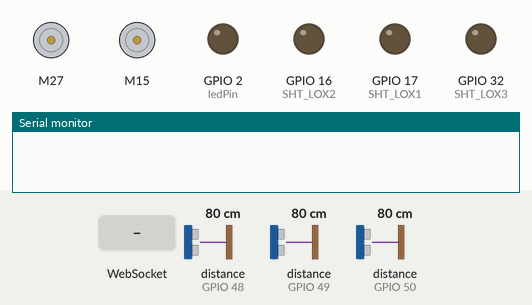
A sketch run on a simulated ESP32. On the bench: 2 × DC motor (green arrow = forward, orange = backward, longer = faster), output pins drawn as LEDs (lit = HIGH), the last lines printed to the serial monitor. The test bench sets the inputs (shaded band); at power-on: distance to the obstacle (sensors on GPIO 48, GPIO 49, GPIO 50) 80 cm. WiFi joins after 1.5 s; servers stay silent unless stated.

Above: at 0.01 s.
At 3.2 s:
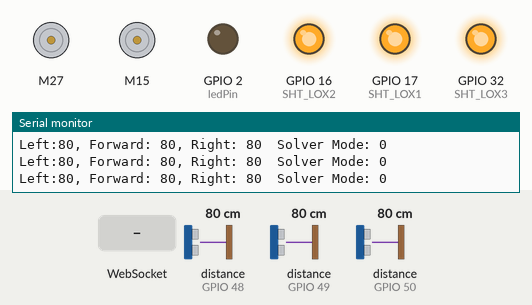
3.3 s: WebSocket text "1" received
Timing chart, 0 to 6.3 s (numbered marks = the images above; inputs shaded):
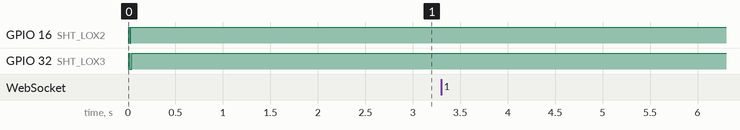

The sketch:

esp-mazeSolver.ino
```cpp
// Import required libraries
#include <Arduino.h>
#include <WiFi.h>
#include <AsyncTCP.h>
#include <ESPAsyncWebServer.h>
#include <AsyncElegantOTA.h>
#include <TB6612FNG.h>
#include "Adafruit_VL53L0X.h"

//tuning variables
int refreshRate = 20;
int motorDelayRate = 500;
int turnDuration = 500;
unsigned long sensorTimer;
unsigned long solverTimer;
boolean solveMaze = false;
int distanceToObstacle = 20;
int frontDistanceToObstacle = 15;
float motorPWM = 0.85;

// Network credentials
const char *ssid = "Vinci's Workshop";
const char *password = "asdfzxcv";

bool ledState = 0;
#define ledPin 2

#define stby 25
//pin definitions: motor Left
#define motorL1 27
#define motorL2 14
#define motorLPwm 13

#define motorR1 15
#define motorR2 33
#define motorRPwm 26

//pin definitions: sensor
#define LOX1_ADDRESS 0x30
#define LOX2_ADDRESS 0x31
#define LOX3_ADDRESS 0x32

#define SHT_LOX1 17
#define SHT_LOX2 16
#define SHT_LOX3 32

//init motors object

Tb6612fng motors(25, 27, 14, 13, 15, 33, 26);

unsigned long currentMillis = 0;
int sensorL = 0;
int sensorF = 0;
int sensorR = 0;

//init sensor object & measurements
Adafruit_VL53L0X lox1 = Adafruit_VL53L0X();
Adafruit_VL53L0X lox2 = Adafruit_VL53L0X();
Adafruit_VL53L0X lox3 = Adafruit_VL53L0X();

VL53L0X_RangingMeasurementData_t measure1;
VL53L0X_RangingMeasurementData_t measure2;
VL53L0X_RangingMeasurementData_t measure3;

String globalSensorData = "";

// Create AsyncWebServer object on port 80
AsyncWebServer server(80);
AsyncWebSocket ws("/ws");

const char index_html[] PROGMEM = R"rawliteral(
<!DOCTYPE html>
<html>
  <head>
    <title>ESP Web Server</title>
    <meta name="viewport" content="width=device-width, initial-scale=1" />
    <link rel="icon" href="data:," />
    <style>
      html {
        font-family: Arial, Helvetica, sans-serif;
        text-align: center;
      }
      h1 {
        font-size: 1.8rem;
        color: white;
      }
      h2 {
        font-size: 1.5rem;
        font-weight: bold;
        color: #143642;
      }
      .topnav {
        overflow: hidden;
        background-color: #143642;
      }
      body {
        margin: 0;
      }
      .content {
        padding: 30px;
        max-width: 600px;
        margin: 0 auto;
      }
      .card {
        background-color: #f8f7f9;
        box-shadow: 2px 2px 12px 1px rgba(140, 140, 140, 0.5);
        padding-top: 10px;
        padding-bottom: 20px;
      }
      .button {
        padding: 15px 50px;
        font-size: 24px;
        text-align: center;
        outline: none;
        color: #fff;
        background-color: #0f8b8d;
        border: none;
        border-radius: 5px;
        -webkit-touch-callout: none;
        -webkit-user-select: none;
        -khtml-user-select: none;
        -moz-user-select: none;
        -ms-user-select: none;
        user-select: none;
        -webkit-tap-highlight-color: rgba(0, 0, 0, 0);
      }
      /*.button:hover {background-color: #0f8b8d}*/
      .button:active {
        background-color: #0f8b8d;
        box-shadow: 2 2px #cdcdcd;
        transform: translateY(2px);
      }
      .state {
        font-size: 1.5rem;
        color: #8c8c8c;
        font-weight: bold;
      }
      .column {
        float: left;
        width: 33.33%;
      }

      /* Clear floats after the columns */
      .row:after {
        content: "";
        display: table;
        clear: both;
      }
    </style>
    <title>ESP Maze Solver</title>
    <meta name="viewport" content="width=device-width, initial-scale=1" />
    <link rel="icon" href="data:," />
  </head>
  <body>
    <div class="topnav">
      <h1>ESP Maze Solver</h1>
    </div>
    <div class="content">
      <div class="card">
        <h2>Sensor Output</h2>
        <p class="state"><span id="state">%STATE%</span></p>
        <div class="row">
          <div class="column">
            <p><button id="left" class="button">Left</button></p>
          </div>
          <div class="column">
            <p><button id="forward" class="button">Forward</button></p>
            <div class="column">
              <p><button id="reverse" class="button">Reverse</button></p>
            </div>
          </div>
          <div class="column">
            <p><button id="right" class="button">Right</button></p>
          </div>
        </div>
      </div>
      <div class="card">
        <p><button id="solve" class="button">Solve Maze</button></p>
      </div>
    </div>
    <script>
      var gateway = `ws://${window.location.hostname}/ws`;
      var websocket;
      window.addEventListener("load", onLoad);
      function initWebSocket() {
        console.log("Trying to open a WebSocket connection...");
        websocket = new WebSocket(gateway);
        websocket.onopen = onOpen;
        websocket.onclose = onClose;
        websocket.onmessage = onMessage; // <-- add this line
      }
      function onOpen(event) {
        console.log("Connection opened");
      }
      function onClose(event) {
        console.log("Connection closed");
        setTimeout(initWebSocket, 2000);
      }
      function onMessage(event) {
        document.getElementById("state").innerHTML = JSON.stringify(event.data);
      }
      function onLoad(event) {
        initWebSocket();
        initAutoFetch();
        initButton();
      }

      function forward() {
        websocket.send("forward");
      }
      function reverse() {
        websocket.send("reverse");
      }
      function left() {
        websocket.send("left");
      }
      function right() {
        websocket.send("right");
      }
      function solve() {
        websocket.send("solve");
      }
      function initButton() {
        document.getElementById("forward").addEventListener("click", forward);
        document.getElementById("reverse").addEventListener("click", reverse);
        document.getElementById("left").addEventListener("click", left);
        document.getElementById("right").addEventListener("click", right);
        document.getElementById("solve").addEventListener("click", solve);
      }

      function initAutoFetch() {
        setInterval(function () {
          websocket.send("toggle");
        }, 500);
      }
    </script>
  </body>
</html>
)rawliteral";

void notifyClients() {
  ws.textAll(String(ledState));
}

void sendTextToWs() {
  ws.textAll(globalSensorData);
}

void setID() {
  // all reset
  digitalWrite(SHT_LOX1, LOW);
  digitalWrite(SHT_LOX2, LOW);
  digitalWrite(SHT_LOX3, LOW);
  delay(10);
  // all unreset
  digitalWrite(SHT_LOX1, HIGH);
  digitalWrite(SHT_LOX2, HIGH);
  digitalWrite(SHT_LOX3, HIGH);
  delay(10);

  // activating LOX1 and resetting LOX2 & LOX3
  digitalWrite(SHT_LOX1, HIGH);
  digitalWrite(SHT_LOX2, LOW);
  digitalWrite(SHT_LOX3, LOW);

  // initing LOX1
  if (!lox1.begin(LOX1_ADDRESS)) {
    Serial.println(F("Failed to boot first VL53L0X"));
    while (1)
      ;
  }
  delay(10);

  // activating LOX2 and resetting LOX3
  digitalWrite(SHT_LOX2, HIGH);
  digitalWrite(SHT_LOX3, LOW);
  delay(10);

  //initing LOX2
  if (!lox2.begin(LOX2_ADDRESS)) {
    Serial.println(F("Failed to boot second VL53L0X"));
    while (1)
      ;
  }

  // activating LOX3
  digitalWrite(SHT_LOX3, HIGH);
  delay(10);

  //initing LOX3
  if (!lox3.begin(LOX3_ADDRESS)) {
    Serial.println(F("Failed to boot second VL53L0X"));
    while (1)
      ;
  }
}

void forward() {
  Serial.println("forward");
  //motors.drive(-motorPWM, motorDelayRate);
  motors.drive(-motorPWM);
}
void reverse() {
  Serial.println("reverse");
  //motors.drive(motorPWM, motorDelayRate);
  motors.drive(motorPWM);
}
void left() {
  Serial.println("left");
  //motors.drive(motorPWM, -motorPWM, turnDuration);
  motors.drive(motorPWM, -motorPWM);
}
void right() {
  Serial.println("right");
  //motors.drive(-motorPWM, motorPWM, turnDuration);
  motors.drive(-motorPWM, motorPWM);

}

void solve() {
  solveMaze = !solveMaze;
}

void handleWebSocketMessage(void *arg, uint8_t *data, size_t len) {
  AwsFrameInfo *info = (AwsFrameInfo *)arg;
  if (info->final && info->index == 0 && info->len == len && info->opcode == WS_TEXT) {
    data[len] = 0;
    if (strcmp((char *)data, "forward") == 0) {
      forward();
    } else if (strcmp((char *)data, "reverse") == 0) {
      reverse();
    } else if (strcmp((char *)data, "left") == 0) {
      left();
    } else if (strcmp((char *)data, "right") == 0) {
      right();
    } else if (strcmp((char *)data, "solve") == 0) {
      solve();
    }

    sendTextToWs();
    // }
  }
}

void onEvent(AsyncWebSocket *server, AsyncWebSocketClient *client, AwsEventType type,
             void *arg, uint8_t *data, size_t len) {
  switch (type) {
    case WS_EVT_CONNECT:
      Serial.printf("WebSocket client #%u connected from %s\n", client->id(), client->remoteIP().toString().c_str());
      break;
    case WS_EVT_DISCONNECT:
      Serial.printf("WebSocket client #%u disconnected\n", client->id());
      break;
    case WS_EVT_DATA:
      handleWebSocketMessage(arg, data, len);
      break;
    case WS_EVT_PONG:
    case WS_EVT_ERROR:
      break;
  }
}

void initWebSocket() {
  ws.onEvent(onEvent);
  server.addHandler(&ws);
}

void setup() {
  // Serial port for debugging purposes
  Serial.begin(115200);
  while (!Serial) { delay(1); }
  pinMode(ledPin, OUTPUT);
  digitalWrite(ledPin, LOW);
  pinMode(SHT_LOX1, OUTPUT);
  pinMode(SHT_LOX2, OUTPUT);
  pinMode(SHT_LOX3, OUTPUT);

  digitalWrite(SHT_LOX1, LOW);
  digitalWrite(SHT_LOX2, LOW);
  digitalWrite(SHT_LOX3, LOW);
  //motor init
  setID();
  motors.begin();

  // Connect to Wi-Fi
  WiFi.begin(ssid, password);
  while (WiFi.status() != WL_CONNECTED) {
    delay(1000);
    Serial.println("Connecting to WiFi..");
  }

  // Print ESP Local IP Address
  Serial.println(WiFi.localIP());

  initWebSocket();

  // Route for root / web page
  server.on("/", HTTP_GET, [](AsyncWebServerRequest *request) {
    request->send_P(200, "text/html", index_html);
  });

  // Start ElegantOTA
  AsyncElegantOTA.begin(&server);
  // Start server
  server.begin();
}

void updateSensor() {
  lox1.rangingTest(&measure1, false);  // pass in 'true' to get debug data printout!
  lox2.rangingTest(&measure2, false);  // pass in 'true' to get debug data printout!
  lox3.rangingTest(&measure3, false);

  if (measure1.RangeStatus != 4) {
    sensorL = measure1.RangeMilliMeter / 10;
   // if (sensorL < distanceToObstacle) { sensorL = -1; }
  } else {
    sensorL = -1;
  }
  if (measure2.RangeStatus != 4) {
    sensorF = measure2.RangeMilliMeter / 10;
    if (sensorF < frontDistanceToObstacle) { sensorF = -1; }
  } else {
    sensorF = -1;
  }
  if (measure1.RangeStatus != 4) {
    sensorR = measure3.RangeMilliMeter / 10;
   // if (sensorR < distanceToObstacle) { sensorR = -1; }
  } else {
    sensorR = -1;
  }
}

String sensorParser() {
  //returns aggregated sensor data as string for webUI
  String data = "";
  data = "Left:" + String(sensorL) + ", Forward: " + String(sensorF) + ", Right: " + String(sensorR) + "  Solver Mode: " + solveMaze;
  Serial.println(data);
  return data;
}


void loop() {
  unsigned long currentMillis = millis();

  // ws/ sensor refresh
  if (currentMillis - sensorTimer >= refreshRate) {
    sensorTimer = currentMillis;
    ws.cleanupClients();
    updateSensor();
    globalSensorData = sensorParser();

    if (solveMaze) {
      if (sensorF > 0) {
        forward();
      } else {

        if (sensorR > sensorL) {
          right();
        }
        else if (sensorL > sensorR) {
          left();
        }
        else {
          motors.brake();
        }
      }
    } else {
    motors.brake();
    }
  }
}
```
